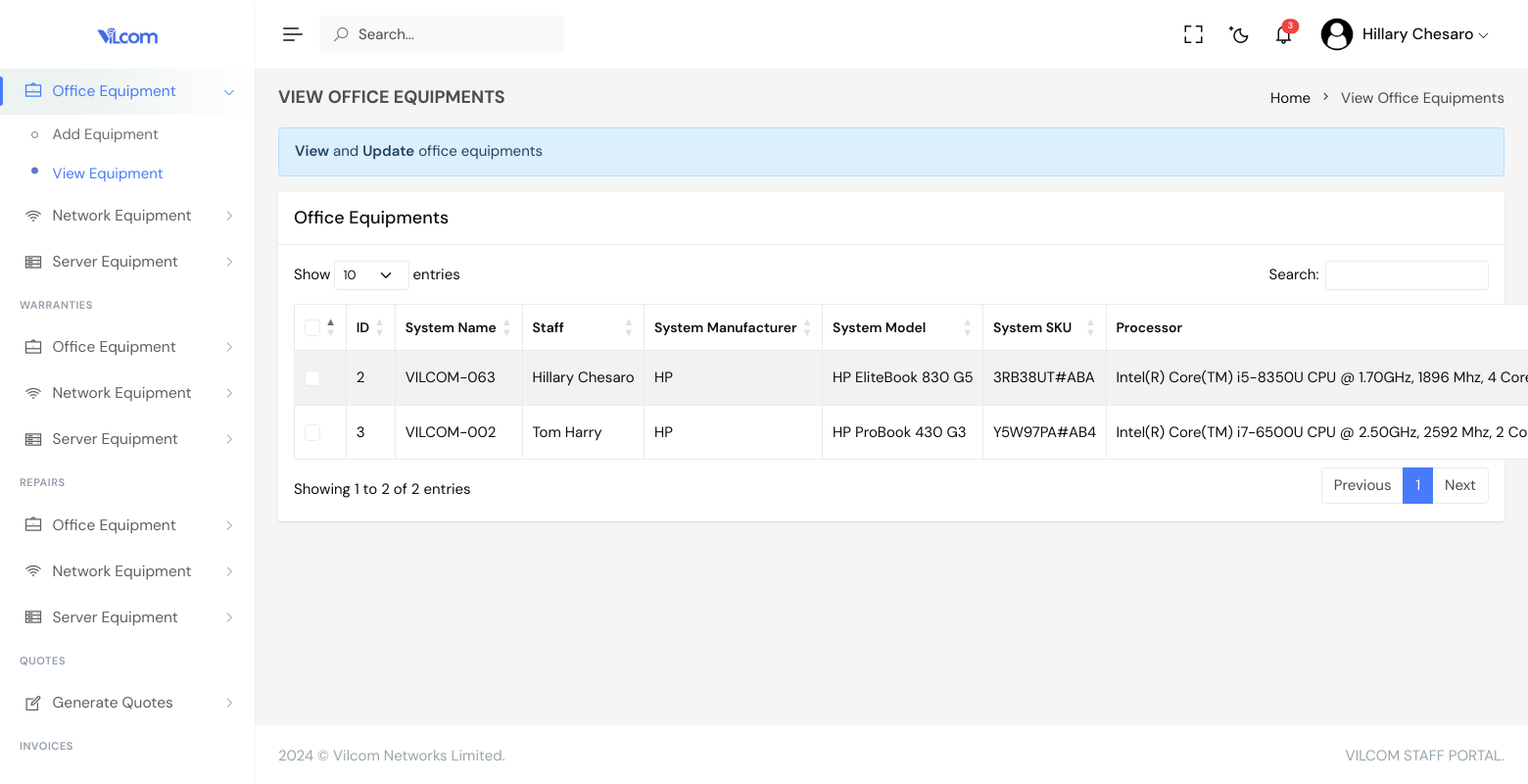
Page /view_equipment.php (signed in) on the committed database.
### tables this page shows
CREATE TABLE IF NOT EXISTS `office_equipment` (
  `equipment_id` int NOT NULL AUTO_INCREMENT,
  `system_name` text,
  `system_manufacturer` text,
  `system_model` text,
  `system_sku` text,
  `processor` text,
  `baseboard_product` text,
  `installed_ram` text,
  `storage_medium` text,
  `serial_number` text,
  `charger` text,
  `mouse_assigned` varchar(30) DEFAULT NULL,
  `date_issued` date DEFAULT NULL,
  `date_of_purchase` date DEFAULT NULL,
  `depreciation_rate` decimal(19,2) DEFAULT NULL,
  `current_value` decimal(19,2) DEFAULT NULL,
  `purchase_cost` decimal(19,2) DEFAULT NULL,
  `origin` varchar(30) DEFAULT NULL,
  `user_id` int NOT NULL,
  `category_id` int NOT NULL,
  `updated_at` timestamp NULL DEFAULT CURRENT_TIMESTAMP,
  PRIMARY KEY (`equipment_id`),
  KEY `user_has_office_equipment` (`user_id`),
  KEY `category_has_office_equipment` (`category_id`)
);

CREATE TABLE IF NOT EXISTS `user` (
  `user_id` int NOT NULL AUTO_INCREMENT,
  `first_name` text,
  `last_name` text,
  `email` text,
  `password` text,
  `status` varchar(30) DEFAULT NULL,
  `department_id` int NOT NULL,
  `role_id` int NOT NULL,
  `updated_at` timestamp NULL DEFAULT CURRENT_TIMESTAMP,
  PRIMARY KEY (`user_id`),
  KEY `department_has_user` (`department_id`),
  KEY `role_has_user` (`role_id`)
);

### api/MySql.php (called while the page is built, shortened)
<?php
class MySql {
    protected $host = DB_HOST;
    protected $user = DB_USER;
    protected $pass = DB_PASSWORD;
    protected $dbName = DB_NAME;
    protected $sql;
    protected $converterUtf8 = true;
    protected $uppercase = false;
    protected $connection;
    private function connect(): bool {
        try {
            $this->connection = new PDO("mysql:host={$this->host};dbname={$this->dbName}", $this->user, $this->pass);
            return true;
        } catch (PDOException $e) {
            echo "Error: " . $e->getMessage() . "<br/>";
            die();
        }
    }
    public function setSqlScript(string $sql, bool $complementation = false): void {
        $patterns = [
            "/''/", "/' '/", "/\" \"/", "/\"\"/",
            "/\"null\"/", "/\"NULL\"/", "/'null'/", "/'NULL'/",
            "/,[ \t\n\r\f\v]*,/", "/,,/", "/, ,/", "/=[ \t\n\r\f\v]*,/"
        ];
        $sql = preg_replace($patterns, "null", $sql);
        if ($complementation) {
            $this->sql .= $sql . "; \n";
        } else {
            $this->sql = $sql;
        }
    }
    public function select(string $sql): array {
        $pdo = $this->connection;
        $db = $pdo->prepare($this->sql);
        $result = $db->execute();
        if ($result) {
            $data = $db->fetchAll(PDO::FETCH_ASSOC);
            $return = [];
            foreach ($data as $key => $reg) {
                foreach ($reg as $campo => $val) {
                    $val = $this->converterUtf8 ? mb_convert_encoding($val, 'UTF-8', 'UTF-8') : $val;
                    $return[$key][$campo] = $this->uppercase ? strtoupper($val) : $val;
                }
            }
            return $return;
        } else {
            $this->error = $db->errorInfo();
            $this->error['sql'] = $this->sql;
            die($this->getErros());
        }
    }
}
?>

### view_equipment.php (the view, shortened to what this page needs)
<?php
 include "header.php";
 $selectQuery="SELECT * FROM office_equipment";
 $dbSelect=$db->select($selectQuery);
?>
        <div class="main-content">
            <div class="page-content">
                <div class="container-fluid">
                    <div class="row">
                        <div class="col-12">
                            <div class="page-title-box d-sm-flex align-items-center justify-content-between">
                                <h4 class="mb-sm-0">VIEW OFFICE EQUIPMENTS</h4>
                                <div class="page-title-right">
                                    <ol class="breadcrumb m-0">
                                        <li class="breadcrumb-item"><a href="javascript: void(0);">Home</a></li>
                                        <li class="breadcrumb-item active">View Office Equipments</li>
                                    </ol>
                                </div>
                            </div>
                        </div>
                    </div>
                    <div class="alert alert-info" role="alert">
                        <strong>View</strong> and <b>Update</b> office equipments
                    </div>
                    <div class="row">
                        <div class="col-lg-12">
                            <div class="card">
                                <div class="card-header">
                                    <h5 class="card-title mb-0">Office Equipments</h5>
                                </div>
                                <div class="card-body">
                                    <table id="example" class="table table-bordered dt-responsive nowrap table-striped align-middle" style="width:100%">
                                        <thead>
                                            <tr>
                                                <th scope="col" style="width: 10px;">
                                                    <div class="form-check">
                                                        <input class="form-check-input fs-15" type="checkbox" id="checkAll" value="option">
                                                    </div>
                                                </th>
                                                <th data-ordering="false">ID</th>
                                                <th data-ordering="false">System Name</th>
                                                <th data-ordering="false">Staff</th>
                                                <th data-ordering="false">System Manufacturer</th>
                                                <th data-ordering="false">System Model</th>
                                                <th>System SKU</th>
                                                <th>Processor</th>
                                            </tr>
                                        </thead>
                                        <tbody>
                                            <?php
                                            if(count($dbSelect)){
                                                foreach($dbSelect as $row){
                                            ?>
                                            <tr>
                                                <th scope="row">
                                                    <div class="form-check">
                                                        <input class="form-check-input fs-15" type="checkbox" name="checkAll" value="option1">
                                                    </div>
                                                </th>
                                                <td><?php echo $row['equipment_id'];?></td>
                                                <td><?php echo $row['system_name'];?></td>
                                                <?php
                                  $office_user_id=$row['user_id'];
                                  $userQuery="SELECT first_name, last_name from user where user_id=$office_user_id";
                                  $userSelect=$db->select($userQuery);
                                  foreach($userSelect as $row1)
                                  {
                                    echo '<td>'.$row1['first_name'].' '.$row1['last_name'].'</td>';
                                  }
                                  ?>
                                                <td><?php echo $row['system_manufacturer'];?></td>
                                                <td><?php echo $row['system_model'];?></td>
                                                <td><?php echo $row['system_sku'];?></td>
                                                <td><?php echo $row['processor'];?></td>
                                            </tr>
                                            <?php
                          }
                      }
                      else
                      {
                          echo "Oops :( No Data Found";
                      }
                      ?>
                                        </tbody>
                                    </table>
                                </div>
                            </div>
                        </div>
                    </div>
                </div>
            </div>
            <?php
            include "footer.php";
            ?>

### rows in the picture
office_equipment: equipment_id "2", system_name "VILCOM-063", system_manufacturer "HP", system_model "HP EliteBook 830 G5", system_sku "3RB38UT#ABA", processor "Intel(R) Core(TM) i5-8350U CPU @ 1.70GHz, 1896 Mhz, 4…"
user: first_name "Hillary", last_name "Chesaro"
office_equipment: equipment_id "3", system_name "VILCOM-002", system_manufacturer "HP", system_model "HP ProBook 430 G3", system_sku "Y5W97PA#AB4", processor "Intel(R) Core(TM) i7-6500U CPU @ 2.50GHz, 2592 Mhz, 2…"
user: first_name "Tom", last_name "Harry"

### other values in the picture
$un1 "Hillary"
$un2 "Chesaro"
